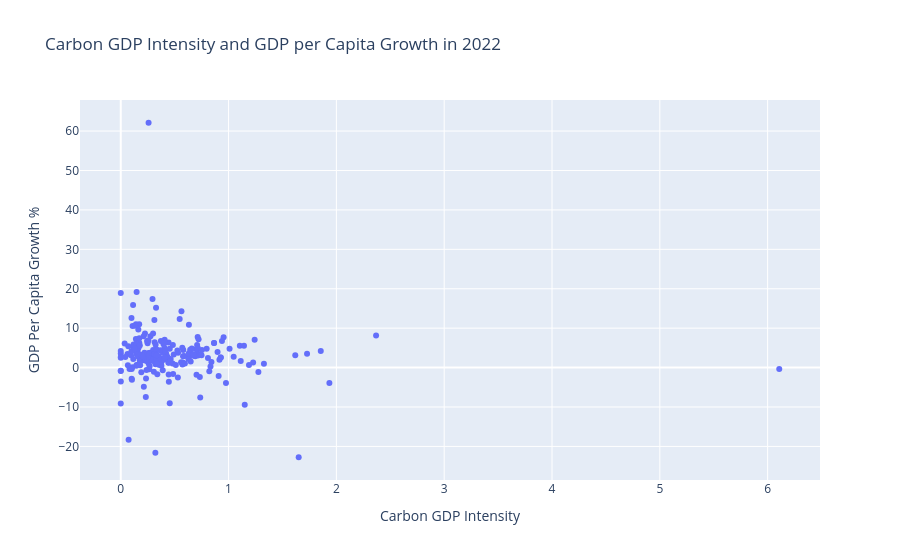

Notebook code cell kept with this figure:
### Code cell
# Plot (6)
fig106 = px.scatter(df106,
                    x = "Carbon GDP Intensity", 
                    y = "GDP Per Capita Growth %",
                    hover_data = ["Country Code"],
                    title = "Carbon GDP Intensity and GDP per Capita Growth in 2022")
fig106.show()

### Figure 1 — Plotly figure (JSON) as saved in the notebook; plotly's stock layout.template omitted (floating-point values rounded to 4 significant figures; data arrays with more than 128 entries replaced by an {"elided": "..."} marker saying what was removed)
{"data": [{"customdata": {"elided": "291x1 str values"}, "hovertemplate": "Carbon GDP Intensity=%{x}<br>GDP Per Capita Growth %=%{y}<br>Country Code=%{customdata[0]}<extra></extra>", "legendgroup": "", "marker": {"color": "#636efa", "symbol": "circle"}, "mode": "markers", "name": "", "orientation": "v", "showlegend": false, "type": "scatter", "x": {"elided": "291 mixed values"}, "xaxis": "x", "y": {"elided": "291 mixed values"}, "yaxis": "y"}], "layout": {"legend": {"tracegroupgap": 0}, "title": {"text": "Carbon GDP Intensity and GDP per Capita Growth in 2022"}, "xaxis": {"anchor": "y", "domain": [0, 1], "title": {"text": "Carbon GDP Intensity"}}, "yaxis": {"anchor": "x", "domain": [0, 1], "title": {"text": "GDP Per Capita Growth %"}}}}
